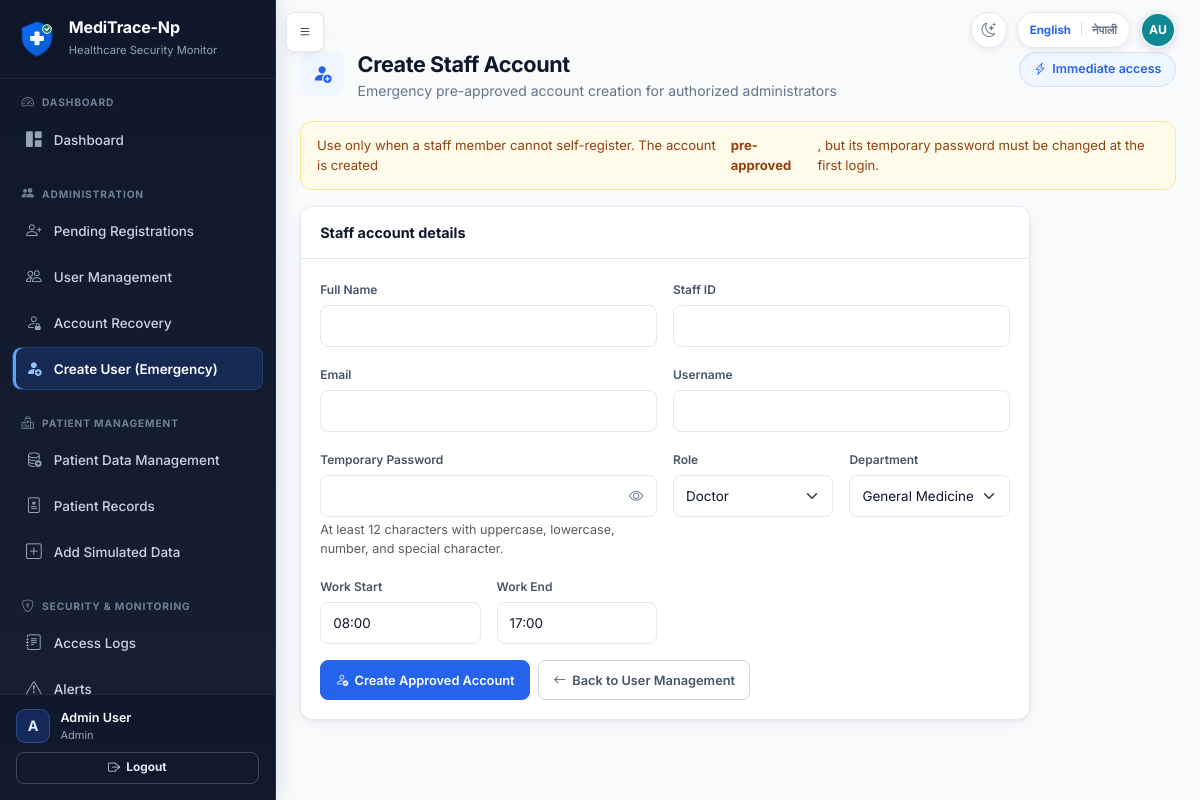
The app's page /admin/create-user (signed in) with its own data.
### tables this page shows
CREATE TABLE users (
            id INTEGER PRIMARY KEY AUTOINCREMENT,
            full_name TEXT NOT NULL,
            staff_id TEXT NOT NULL UNIQUE,
            email TEXT NOT NULL UNIQUE,
            username TEXT NOT NULL UNIQUE,
            password_hash TEXT NOT NULL,
            role TEXT NOT NULL,
            department TEXT NOT NULL,
            work_start TEXT NOT NULL,
            work_end TEXT NOT NULL,
            approval_status TEXT NOT NULL DEFAULT 'pending',
            is_active INTEGER NOT NULL DEFAULT 1,
            approved_by INTEGER,
            approved_at TEXT,
            rejection_reason TEXT,
            created_at TEXT NOT NULL,
            last_login TEXT, is_deleted INTEGER NOT NULL DEFAULT 0, failed_attempts INTEGER NOT NULL DEFAULT 0, locked_until TEXT, last_failed_login TEXT, must_change_password INTEGER NOT NULL DEFAULT 0, credential_version INTEGER NOT NULL DEFAULT 0, credentials_changed_at TEXT, credentials_changed_by INTEGER, preferred_language TEXT NOT NULL DEFAULT 'en',
            FOREIGN KEY (approved_by) REFERENCES users(id)
        );

### app.py (the view, shortened to what this page needs)
@app.route('/admin/create-user', methods=['GET', 'POST'])
@login_required
@admin_panel_required
def admin_create_user():
    return render_template(
        'create_staff_user.html',
        roles=Config.STAFF_REGISTER_ROLES,
        departments=Config.DEPARTMENTS,
    )

### account_recovery.py (called while the page is built)
def _actor_dict(actor):
    return getattr(actor, '_raw', actor) or {}

def _visibility(actor, alias='r'):
    actor = _actor_dict(actor)
    if actor.get('role') == 'Super Admin':
        return '1=1', []
    if actor.get('role') == 'Admin':
        return (
            f"{alias}.requested_destination = 'administrator' AND ("
            f"{alias}.matched_user_id IS NULL OR NOT EXISTS ("
            f"SELECT 1 FROM users scoped_user WHERE scoped_user.id = {alias}.matched_user_id "
            f"AND scoped_user.role IN ('Admin', 'Super Admin')))"
        ), []
    return '1=0', []

def get_recovery_request_count(actor, open_only=True):
    where, params = _visibility(actor)
    status_sql = " AND r.status IN ('pending', 'in_review', 'identity_verified')" if open_only else ''
    conn = get_db()
    count = conn.execute(
        f'SELECT COUNT(*) AS count FROM account_recovery_requests r WHERE {where}{status_sql}',
        params,
    ).fetchone()['count']
    conn.close()
    return count

### app.py (called while the page is built, shortened)
@app.context_processor
def inject_message_context():
    ep = request.endpoint
    def nav_active(*endpoints):
        return 'active' if ep in endpoints else ''
    ctx = {
        'unread_messages': [],
        'unread_message_count': 0,
        'nav_active': nav_active,
        'APP_NAME': Config.APP_NAME,
        'open_recovery_request_count': 0,
        'is_restricted_record': is_restricted_record,
        'sensitivity_label': sensitivity_display,
        'sensitivity_key': sensitivity_key,
    }
    if current_user.is_authenticated:
        ctx['unread_messages'] = get_unread_messages_for_user(current_user.id)
        ctx['unread_message_count'] = len(ctx['unread_messages'])
        if current_user.is_admin_panel:
            ctx['open_recovery_request_count'] = get_recovery_request_count(current_user)
    return ctx

@app.before_request
def enforce_credential_session_state():
    if not current_user.is_authenticated:
        return None
    stored_version = int(session.get('credential_version', 0) or 0)
    allowed = {'change_temporary_password', 'change_language', 'logout', 'static'}
    if current_user.must_change_password and request.endpoint not in allowed:
        flash('You must replace your temporary password before continuing.', 'warning')
        return redirect(url_for('change_temporary_password'))
    return None

### auth.py (called while the page is built)
    @property
    def is_super_admin(self):
        return self.role == 'Super Admin'

### templates/create_staff_user.html (shortened to what this page needs)
{% extends "base.html" %}
{% from "macros.html" import page_header %}
{% block content %}
<div class="app-page">
{{ page_header('Create Staff Account', 'Emergency pre-approved account creation for authorized administrators', 'bi-person-fill-add', 'Immediate access', 'bi-lightning-charge') }}
<div class="alert alert-warning">
  Use only when a staff member cannot self-register. The account is created <strong>pre-approved</strong>, but its temporary password must be changed at the first login.
</div>
<div class="card col-xl-10">
  <div class="card-header">Staff account details</div>
  <div class="card-body">
    <form method="POST" class="row g-3">
      <div class="col-md-6"><label class="form-label">Full Name</label><input name="full_name" class="form-control" required></div>
      <div class="col-md-6"><label class="form-label">Staff ID</label><input name="staff_id" class="form-control" required></div>
      <div class="col-md-6"><label class="form-label">Email</label><input name="email" type="email" class="form-control" required></div>
      <div class="col-md-6"><label class="form-label">Username</label><input name="username" class="form-control" required></div>
      <div class="col-md-6">
        <label class="form-label">Temporary Password</label>
        <div class="password-input-group">
          <input name="password" type="password" class="form-control" id="emergency_pw" required minlength="12" maxlength="128" autocomplete="new-password">
          <button type="button" class="password-toggle-eye" data-toggle-password data-target="emergency_pw"><i class="bi bi-eye"></i></button>
        </div>
        <div class="form-text">At least 12 characters with uppercase, lowercase, number, and special character.</div>
      </div>
      <div class="col-md-3">
        <label class="form-label">Role</label>
        <select name="role" class="form-select" required>
          {% for r in roles %}<option value="{{ r }}">{{ tr_display(r) }}</option>{% endfor %}
        </select>
      </div>
      <div class="col-md-3">
        <label class="form-label">Department</label>
        <select name="department" class="form-select" required>
          {% for d in departments %}<option value="{{ d }}">{{ tr_display(d) }}</option>{% endfor %}
        </select>
      </div>
      <div class="col-md-3"><label class="form-label">Work Start</label><input name="work_start" class="form-control" value="08:00"></div>
      <div class="col-md-3"><label class="form-label">Work End</label><input name="work_end" class="form-control" value="17:00"></div>
      <div class="col-12">
        <div class="app-actions"><button type="submit" class="btn btn-primary"><i class="bi bi-person-check"></i>Create Approved Account</button>
        <a href="{{ url_for('user_management') }}" class="btn btn-outline-secondary"><i class="bi bi-arrow-left"></i>Back to User Management</a></div>
      </div>
    </form>
  </div>
</div>
</div>
{% endblock %}

### templates/base.html (shortened to what this page needs)
<!DOCTYPE html>
<html lang="{{ current_locale|default('en') }}" data-theme="light">
<head>
    <link href="https://cdn.jsdelivr.net/npm/bootstrap@5.3.2/dist/css/bootstrap.min.css" rel="stylesheet">
    <link href="https://cdn.jsdelivr.net/npm/bootstrap-icons@1.11.1/font/bootstrap-icons.css" rel="stylesheet">
    <link href="{{ url_for('static', filename='css/style.css') }}" rel="stylesheet">
    <link href="{{ url_for('static', filename='css/explainability.css') }}" rel="stylesheet">
    <link href="{{ url_for('static', filename='css/theme.css') }}" rel="stylesheet">
</head>
<body class="{% if current_user.is_authenticated %}has-sidebar{% endif %}">
    {% set language_return_path = request.full_path if request.query_string else request.path %}
    {% macro language_switch(extra_class='') %}
    <form method="POST" action="{{ url_for('change_language') }}" class="language-switch {{ extra_class }}" aria-label="{{ _('Switch language') }}">
        <button type="submit" name="language" value="en" class="language-option{% if current_locale == 'en' %} active{% endif %}" lang="en" aria-pressed="{{ 'true' if current_locale == 'en' else 'false' }}">English</button>
        <span class="language-divider" aria-hidden="true">|</span>
        <button type="submit" name="language" value="ne" class="language-option{% if current_locale == 'ne' %} active{% endif %}" lang="ne" aria-pressed="{{ 'true' if current_locale == 'ne' else 'false' }}">नेपाली</button>
    </form>
    {% endmacro %}
    {% macro theme_toggle(extra_class='') %}
    <button
        type="button"
        class="theme-toggle {{ extra_class }}"
        aria-label="{{ _('Switch to Dark Mode') }}"
        aria-pressed="false"
        title="{{ _('Switch to Dark Mode') }}"
        data-label-dark="{{ _('Switch to Dark Mode') }}"
        data-label-light="{{ _('Switch to Light Mode') }}"
    ><i class="bi bi-moon-stars" aria-hidden="true"></i></button>
    {% endmacro %}
    {% if current_user.is_authenticated %}
    {% from "macros.html" import user_initials %}
    {% set avatar_name = current_user.full_name|default('', true)|trim %}
    {% if not avatar_name %}{% set avatar_name = current_user.display_name|default('', true)|trim %}{% endif %}
    {% if not avatar_name %}{% set avatar_name = current_user.username|default('User', true)|trim %}{% endif %}
    <button type="button" class="btn btn-dark sidebar-toggle-btn" id="sidebarToggle" aria-label="{{ _('Toggle navigation') }}">
        <i class="bi bi-list"></i>
    </button>
    <div class="authenticated-header-actions" aria-label="{{ _('Current user') }}">
        {{ theme_toggle() }}
        {{ language_switch() }}
        <span
            class="header-user-avatar"
            role="img"
            aria-label="{{ _('Signed in as {name}', name=avatar_name) }}"
            title="{{ avatar_name }}"
        >{{ user_initials(current_user) }}</span>
    </div>
    <aside class="sidebar" id="sidebar">
        <div class="sidebar-brand">
            <img src="{{ url_for('static', filename='images/meditrace-logo.svg') }}" alt="{{ APP_NAME|default('MediTrace-Np') }}" class="brand-logo">
            <div>
                <h5 class="text-white mb-0 brand-title">{{ APP_NAME|default('MediTrace-Np') }}</h5>
                <small class="text-muted">Healthcare Security Monitor</small>
            </div>
        </div>
        <div class="sidebar-nav-scroll">
            {% import "sidebar_macros.html" as sidebar with context %}
            {% if current_user.is_admin_panel %}
                {{ sidebar.admin_sidebar() }}
            {% else %}
                {{ sidebar.staff_sidebar() }}
            {% endif %}
        </div>
        <div class="sidebar-footer">
            <div class="sidebar-user-summary">
                <span class="sidebar-user-avatar" aria-hidden="true">{{ current_user.full_name[:1]|upper }}</span>
                <div class="sidebar-user-copy">
                    <div class="small text-muted sidebar-user-name">{{ current_user.full_name }}</div>
                    <div class="small text-muted sidebar-user-role">{{ tr_display(current_user.role) }}</div>
                </div>
            </div>
            <a href="{{ url_for('logout') }}" class="btn btn-outline-light btn-sm mt-2 w-100 fw-bold">
                <i class="bi bi-box-arrow-right"></i> Logout
            </a>
        </div>
    </aside>
    <main class="main-content" id="mainContent">
    {% else %}
    <div class="public-header-actions">
        {{ theme_toggle('public-theme-toggle') }}
        {{ language_switch('public-language-switch') }}
    </div>
    <main class="auth-main container py-4">
    {% endif %}
            {% block content %}{% endblock %}
    {% if current_user.is_authenticated %}
    </main>
    {% else %}
    </main>
    {% endif %}
</body>
</html>

### templates/sidebar_macros.html (shortened to what this page needs)
{% macro section_header(icon, title) %}
<div class="sidebar-section-header">
    <i class="bi {{ icon }}"></i>
    <span>{{ _(title) }}</span>
</div>
{% endmacro %}
{% macro admin_sidebar() %}
<ul class="nav flex-column sidebar-nav">
    {{ section_header('bi-speedometer2', 'Dashboard') }}
    <li class="nav-item">
        <a class="nav-link {{ nav_active('admin_dashboard') }}" href="{{ url_for('admin_dashboard') }}">
            <i class="bi bi-grid-1x2-fill"></i><span>Dashboard</span>
        </a>
    </li>
    {{ section_header('bi-people-fill', 'Administration') }}
    <li class="nav-item">
        <a class="nav-link {{ nav_active('pending_users') }}" href="{{ url_for('pending_users') }}">
            <i class="bi bi-person-plus"></i><span>Pending Registrations</span>
        </a>
    </li>
    <li class="nav-item">
        <a class="nav-link {{ nav_active('user_management', 'user_activity') }}" href="{{ url_for('user_management') }}">
            <i class="bi bi-people"></i><span>User Management</span>
        </a>
    </li>
    <li class="nav-item">
        <a class="nav-link {{ nav_active('recovery_requests', 'recovery_request_detail') }}" href="{{ url_for('recovery_requests') }}">
            <i class="bi bi-person-lock"></i><span>Account Recovery</span>
        </a>
    </li>
    <li class="nav-item">
        <a class="nav-link {{ nav_active('admin_create_user') }}" href="{{ url_for('admin_create_user') }}">
            <i class="bi bi-person-fill-add"></i><span>Create User (Emergency)</span>
        </a>
    </li>
    {{ section_header('bi-hospital', 'Patient Management') }}
    <li class="nav-item">
        <a class="nav-link {{ nav_active('patient_data_management') }}" href="{{ url_for('patient_data_management') }}">
            <i class="bi bi-database-add"></i><span>Patient Data Management</span>
        </a>
    </li>
    <li class="nav-item">
        <a class="nav-link {{ nav_active('patient_records', 'record_detail') }}" href="{{ url_for('patient_records') }}">
            <i class="bi bi-file-medical"></i><span>Patient Records</span>
        </a>
    </li>
    <li class="nav-item">
        <a class="nav-link {{ nav_active('simulated_patient_data') }}" href="{{ url_for('simulated_patient_data') }}">
            <i class="bi bi-plus-square"></i><span>Add Simulated Data</span>
        </a>
    </li>
    {{ section_header('bi-shield-lock', 'Security & Monitoring') }}
    <li class="nav-item">
        <a class="nav-link {{ nav_active('admin_events') }}" href="{{ url_for('admin_events') }}">
            <i class="bi bi-journal-text"></i><span>Access Logs</span>
        </a>
    </li>
    <li class="nav-item">
        <a class="nav-link {{ nav_active('admin_alerts') }}" href="{{ url_for('admin_alerts') }}">
            <i class="bi bi-exclamation-triangle"></i><span>Alerts</span>
        </a>
    </li>
</ul>
{% endmacro %}

### static/css/theme.css (style rules this page uses)
.theme-toggle { width: 36px; height: 36px; display: inline-flex; align-items: center; justify-content: center; flex: 0 0 36px; padding: 0; color: var(--app-muted); background: rgba(255, 255, 255, 0.94); border: 1px solid var(--app-border); border-radius: 999px; box-shadow: 0 2px 8px rgba(15, 23, 42, 0.08); font-size: 0.9rem; line-height: 1; cursor: pointer; transition: color 0.15s ease, background 0.15s ease, border-color 0.15s ease; }

### records on screen
users: full_name "A", full_name "Admin User", role "Admin"

### other values on screen
{{ (name_parts[0][0] ~ name_parts[-1][0])|upper }} "AU"
{{ APP_NAME|default('MediTrace-Np') }} "MediTrace-Np"
form field role "Doctor"
form field department "General Medicine"
